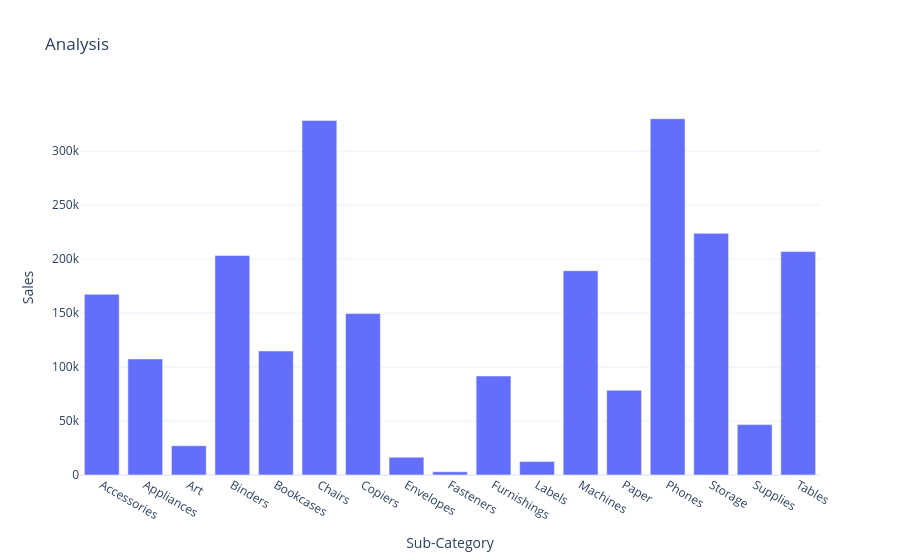

The notebook cell saved with this chart:
### Code cell
fig_2.show()

### Figure 1 — Plotly figure (JSON) as saved in the notebook; plotly's stock layout.template omitted (floating-point values rounded to 4 significant figures)
{"data": [{"hovertemplate": "Sub-Category=%{x}<br>Sales=%{y}<extra></extra>", "legendgroup": "", "marker": {"color": "#636efa", "pattern": {"shape": ""}}, "name": "", "orientation": "v", "showlegend": false, "textposition": "auto", "type": "bar", "x": ["Accessories", "Appliances", "Art", "Binders", "Bookcases", "Chairs", "Copiers", "Envelopes", "Fasteners", "Furnishings", "Labels", "Machines", "Paper", "Phones", "Storage", "Supplies", "Tables"], "xaxis": "x", "y": [167400.0, 107500.0, 27120.0, 203400.0, 114900.0, 328400.0, 149500.0, 16480.0, 3024.0, 91710.0, 12490.0, 189200.0, 78480.0, 330000.0, 223800.0, 46670.0, 207000.0], "yaxis": "y"}], "layout": {"barmode": "relative", "legend": {"tracegroupgap": 0}, "title": {"text": "Analysis"}, "xaxis": {"anchor": "y", "domain": [0, 1], "title": {"text": "Sub-Category"}}, "yaxis": {"anchor": "x", "domain": [0, 1], "title": {"text": "Sales"}}}}
